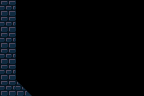

The image is a tile-based game level rendered from a .tmx file. Its description and source (layers, tilesets, objects; grid data summarised) follow:
An orthogonal 9x6 tile map with 16x16 px tiles, 1 tile layer (Tile Layer 1).

<map version="1.5" tiledversion="1.7.2" orientation="orthogonal" renderorder="right-down" width="9" height="6" tilewidth="16" tileheight="16" infinite="0" nextlayerid="2" nextobjectid="1">
 <tileset firstgid="1" source="../../Images/soulpieces.tsx" />
 <layer id="1" name="Tile Layer 1" width="9" height="6">
  <data>[54 cells, 7 non-empty, 2 distinct tile ids]</data>
 </layer>
</map>
